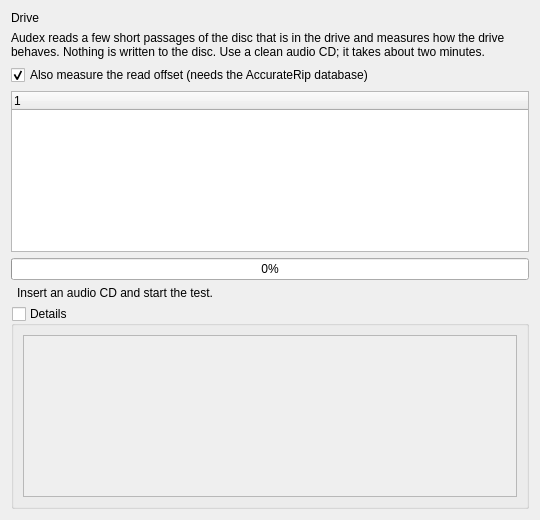
<?xml version="1.0" encoding="UTF-8"?>
<!--
SPDX-FileCopyrightText: 2007-2026 Marco Nelles
SPDX-License-Identifier: GPL-3.0-or-later
-->
<ui version="4.0">
 <class>DriveAssistantWidgetUI</class>
 <widget class="QWidget" name="DriveAssistantWidgetUI">
  <property name="geometry">
   <rect>
    <x>0</x>
    <y>0</y>
    <width>540</width>
    <height>520</height>
   </rect>
  </property>
  <layout class="QVBoxLayout" name="verticalLayout">
   <item>
    <widget class="QLabel" name="label_drive">
     <property name="text">
      <string>Drive</string>
     </property>
    </widget>
   </item>
   <item>
    <widget class="QLabel" name="label_intro">
     <property name="text">
      <string>Audex reads a few short passages of the disc that is in the drive and measures how the drive behaves. Nothing is written to the disc. Use a clean audio CD; it takes about two minutes.</string>
     </property>
     <property name="wordWrap">
      <bool>true</bool>
     </property>
    </widget>
   </item>
   <item>
    <widget class="QCheckBox" name="checkBox_offset">
     <property name="toolTip">
      <string>&lt;html&gt;&lt;head/&gt;&lt;body&gt;&lt;p&gt;Compares the disc with the AccurateRip database to measure the read offset of the drive. Needs a disc that the database knows and an internet connection.&lt;/p&gt;&lt;/body&gt;&lt;/html&gt;</string>
     </property>
     <property name="text">
      <string>Also measure the read offset (needs the AccurateRip database)</string>
     </property>
     <property name="checked">
      <bool>true</bool>
     </property>
    </widget>
   </item>
   <item>
    <widget class="QTreeWidget" name="treeWidget_checks">
     <property name="rootIsDecorated">
      <bool>false</bool>
     </property>
     <property name="uniformRowHeights">
      <bool>true</bool>
     </property>
     <property name="alternatingRowColors">
      <bool>true</bool>
     </property>
     <column>
      <property name="text">
       <string notr="true">1</string>
      </property>
     </column>
    </widget>
   </item>
   <item>
    <widget class="QProgressBar" name="progressBar">
     <property name="value">
      <number>0</number>
     </property>
    </widget>
   </item>
   <item>
    <layout class="QHBoxLayout" name="horizontalLayout_status">
     <item>
      <widget class="KBusyIndicatorWidget" name="busyIndicator">
       <property name="visible">
        <bool>false</bool>
       </property>
       <property name="toolTip">
        <string>The test is running.</string>
       </property>
      </widget>
     </item>
     <item>
      <widget class="QLabel" name="label_status">
       <property name="sizePolicy">
        <sizepolicy hsizetype="Expanding" vsizetype="Preferred">
         <horstretch>1</horstretch>
         <verstretch>0</verstretch>
        </sizepolicy>
       </property>
       <property name="text">
        <string>Insert an audio CD and start the test.</string>
       </property>
       <property name="wordWrap">
        <bool>true</bool>
       </property>
      </widget>
     </item>
    </layout>
   </item>
   <item>
    <widget class="QGroupBox" name="groupBox_details">
     <property name="title">
      <string>Details</string>
     </property>
     <property name="checkable">
      <bool>true</bool>
     </property>
     <property name="checked">
      <bool>false</bool>
     </property>
     <layout class="QVBoxLayout" name="verticalLayout_details">
      <item>
       <widget class="QPlainTextEdit" name="plainTextEdit_details">
        <property name="visible">
         <bool>false</bool>
        </property>
        <property name="readOnly">
         <bool>true</bool>
        </property>
        <property name="lineWrapMode">
         <enum>QPlainTextEdit::LineWrapMode::NoWrap</enum>
        </property>
       </widget>
      </item>
     </layout>
    </widget>
   </item>
  </layout>
 </widget>
 <customwidgets>
  <customwidget>
   <class>KBusyIndicatorWidget</class>
   <extends>QWidget</extends>
   <header>kbusyindicatorwidget.h</header>
  </customwidget>
 </customwidgets>
 <resources/>
 <connections/>
</ui>
